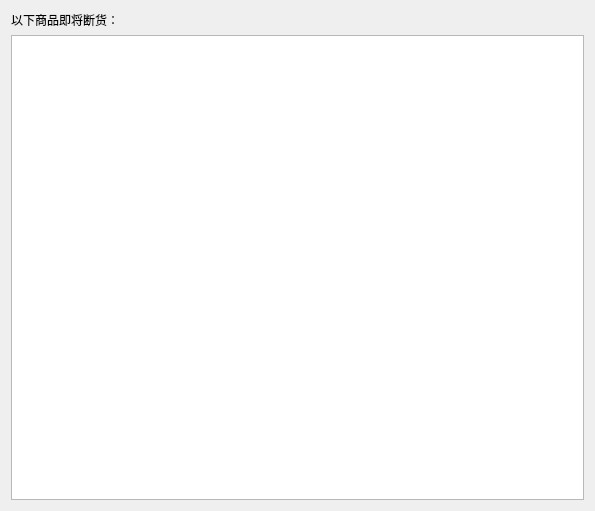
<?xml version="1.0" encoding="UTF-8"?>
<ui version="4.0">
 <class>sr_replenishremind</class>
 <widget class="QDialog" name="sr_replenishremind">
  <property name="geometry">
   <rect>
    <x>0</x>
    <y>0</y>
    <width>595</width>
    <height>511</height>
   </rect>
  </property>
  <property name="windowTitle">
   <string>Dialog</string>
  </property>
  <layout class="QVBoxLayout" name="verticalLayout">
   <item>
    <widget class="QLabel" name="label">
     <property name="text">
      <string>以下商品即将断货：</string>
     </property>
    </widget>
   </item>
   <item>
    <widget class="QTableWidget" name="tableWidget"/>
   </item>
  </layout>
 </widget>
 <resources/>
 <connections/>
</ui>
